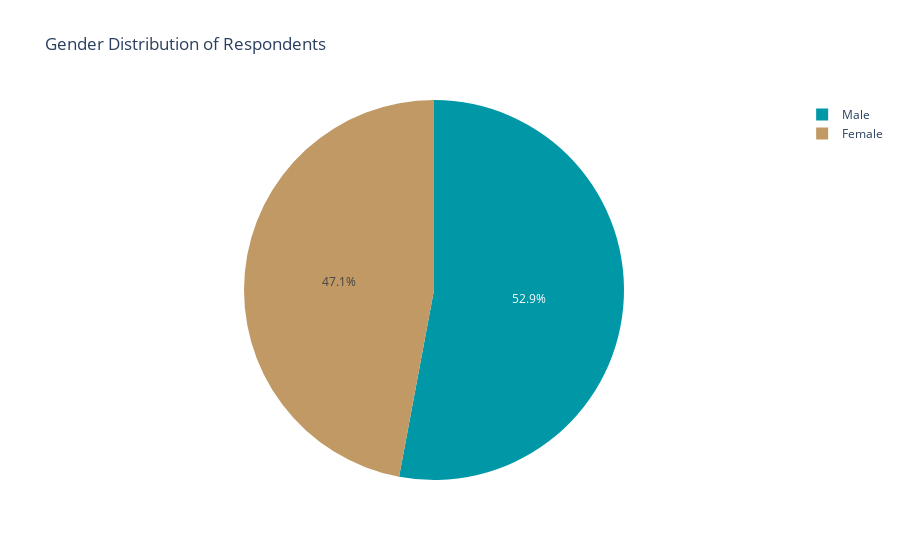

Notebook source saved alongside this figure:
### Code cell
# plot gender count in plotly express with pie chart and label the categories

combined_temp = combined.copy()
combined_temp.gender_identity = combined_temp.gender_identity.map({1:'Male',2:'Female'})

fig = px.pie(combined_temp, names='gender_identity', title='Gender Distribution of Respondents', color_discrete_sequence=['#0097a7', '#c19965'])
fig.show()

### Figure 1 — Plotly figure (JSON) as saved in the notebook; plotly's stock layout.template omitted (floating-point values rounded to 4 significant figures)
{"data": [{"domain": {"x": [0, 1], "y": [0, 1]}, "hovertemplate": "gender_identity=%{label}<extra></extra>", "labels": ["Male", "Female", "Female", "Male", "Female", "Female", "Female", "Female", "Male", "Female", "Female", "Male", "Male", "Female", "Male", "Male", "Female", "Female", "Male", "Male", "Female", "Male", "Male", "Male", "Male", "Male", "Female", "Female", "Female", "Female", "Male", "Male", "Male", "Male", "Female", "Male", "Female", "Male", "Female", "Male", "Female", "Male", "Male", "Male", "Male", "Female", "Male", "Female", "Male", "Male", "Female", "Male", "Female", "Male", "Male", "Female", "Male", "Female", "Female", "Female", "Female", "Female", "Male", "Male", "Female", "Male", "Female", "Male", "Female", "Female", "Female", "Female", "Female", "Male", "Female", "Male", "Male", "Female", "Male", "Female", "Female", "Female", "Female", "Male", "Male", "Male", "Female", "Male", "Female", "Male", "Male", "Male", "Male", "Female", "Male", "Male", "Male", "Male", "Male", "Female", "Female", "Male"], "legendgroup": "", "name": "", "showlegend": true, "type": "pie"}], "layout": {"legend": {"tracegroupgap": 0}, "piecolorway": ["#0097a7", "#c19965"], "title": {"text": "Gender Distribution of Respondents"}}}
